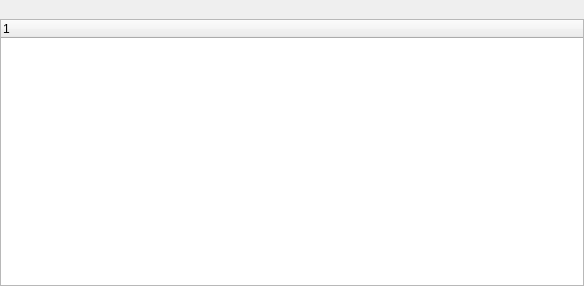
<?xml version="1.0" encoding="UTF-8"?>
<ui version="4.0">
 <class>RefWidget</class>
 <widget class="ClickableFrame" name="RefWidget">
  <property name="geometry">
   <rect>
    <x>0</x>
    <y>0</y>
    <width>584</width>
    <height>286</height>
   </rect>
  </property>
  <property name="windowTitle">
   <string>Form</string>
  </property>
  <layout class="QVBoxLayout" name="verticalLayout">
   <property name="spacing">
    <number>5</number>
   </property>
   <property name="leftMargin">
    <number>0</number>
   </property>
   <property name="topMargin">
    <number>0</number>
   </property>
   <property name="rightMargin">
    <number>0</number>
   </property>
   <property name="bottomMargin">
    <number>0</number>
   </property>
   <item>
    <layout class="QHBoxLayout" name="horizontalLayout">
     <property name="spacing">
      <number>10</number>
     </property>
     <property name="leftMargin">
      <number>10</number>
     </property>
     <item>
      <widget class="QLabel" name="lName"/>
     </item>
     <item>
      <widget class="QLabel" name="lCount"/>
     </item>
     <item>
      <spacer name="horizontalSpacer">
       <property name="orientation">
        <enum>Qt::Orientation::Horizontal</enum>
       </property>
       <property name="sizeHint" stdset="0">
        <size>
         <width>137</width>
         <height>1</height>
        </size>
       </property>
      </spacer>
     </item>
     <item>
      <widget class="QLabel" name="lArrow"/>
     </item>
    </layout>
   </item>
   <item>
    <widget class="BranchTreeWidget" name="treeWidget">
     <column>
      <property name="text">
       <string notr="true">1</string>
      </property>
     </column>
    </widget>
   </item>
  </layout>
 </widget>
 <customwidgets>
  <customwidget>
   <class>ClickableFrame</class>
   <extends>QWidget</extends>
   <header>clickableframe.h</header>
   <container>1</container>
  </customwidget>
  <customwidget>
   <class>BranchTreeWidget</class>
   <extends>QTreeWidget</extends>
   <header>BranchTreeWidget.h</header>
  </customwidget>
 </customwidgets>
 <resources/>
 <connections/>
</ui>
